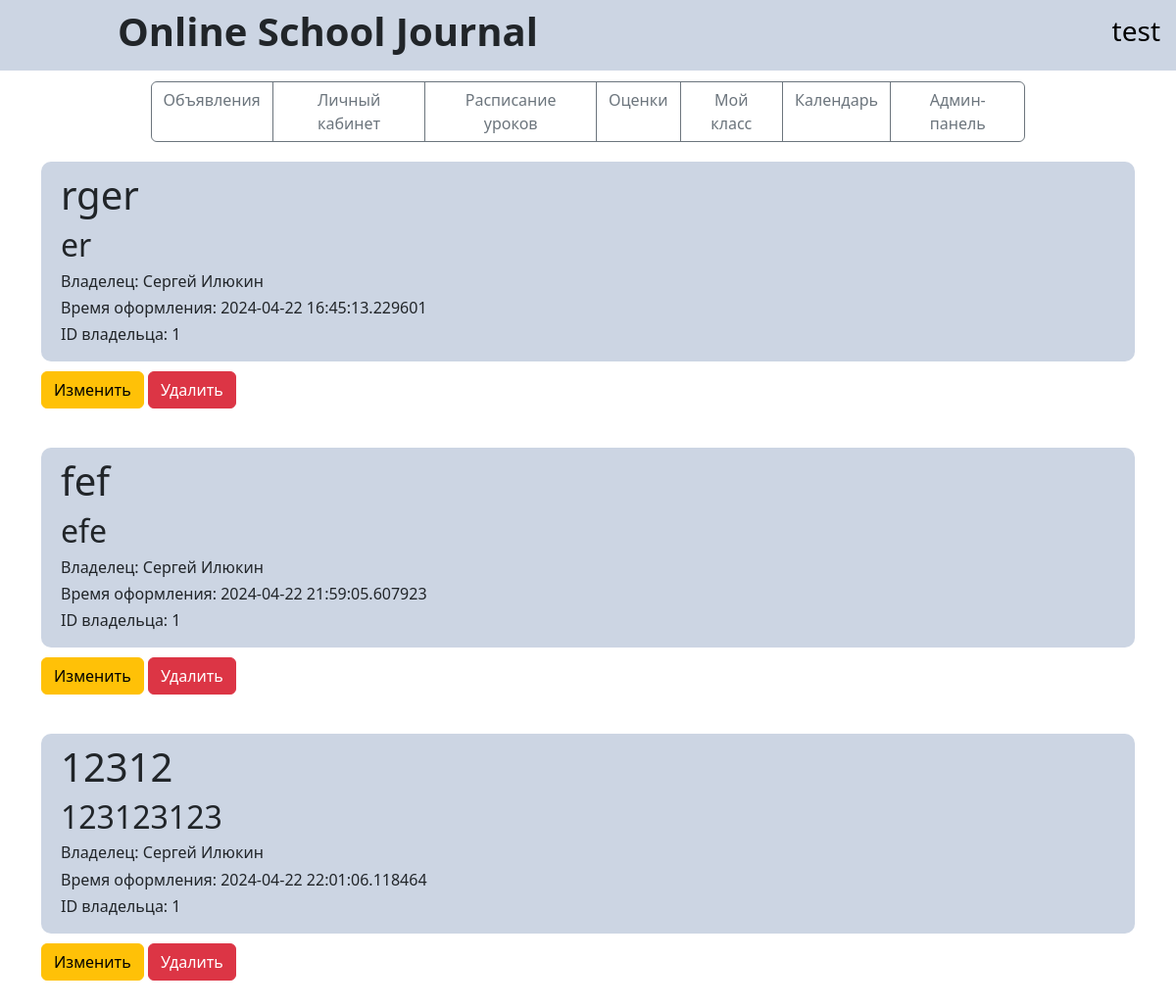
The app's page /menu/ads (signed in) with its own data.
### data/user_forming.py (models this page shows, shortened)
class User(SqlAlchemyBase, UserMixin):
    __tablename__ = 'users'
    id = sqlalchemy.Column(sqlalchemy.Integer,
                           primary_key=True, autoincrement=True)
    role = sqlalchemy.Column(sqlalchemy.String, nullable=True)
    login = sqlalchemy.Column(sqlalchemy.String, nullable=True, unique=True)
    hashed_password = sqlalchemy.Column(sqlalchemy.String, nullable=True)
    surname = sqlalchemy.Column(sqlalchemy.String, nullable=True)
    name = sqlalchemy.Column(sqlalchemy.String, nullable=True)
    age = sqlalchemy.Column(sqlalchemy.Integer, nullable=True)
    address = sqlalchemy.Column(sqlalchemy.String, nullable=True)
    modified_date = sqlalchemy.Column(sqlalchemy.DateTime,
                                      default=datetime.datetime.now)
    class_student = sqlalchemy.Column(sqlalchemy.String, nullable=True)
    marks = orm.relationship("Marks", back_populates='user')

### data/ads_forming.py (models this page shows)
class Ads(SqlAlchemyBase):
    __tablename__ = 'ads'
    id = sqlalchemy.Column(sqlalchemy.Integer,
                           primary_key=True, autoincrement=True)
    owner_id = sqlalchemy.Column(sqlalchemy.Integer,
                                 sqlalchemy.ForeignKey("users.id"))
    ad_name = sqlalchemy.Column(sqlalchemy.String, nullable=True)
    discription = sqlalchemy.Column(sqlalchemy.String, nullable=True)
    date = sqlalchemy.Column(sqlalchemy.DateTime,
                                      default=datetime.datetime.now)
    user = orm.relationship("User")

### main.py (the view)
@app.route("/menu/ads", methods=['GET', 'POST'])
@login_required
def menu_ads():
    if current_user.is_authenticated:
        db_sess = db_session.create_session()
        ads = db_sess.query(Ads).all()
        return render_template("menu_ads.html", current_user=current_user, ads=ads)
    return redirect("/login")

### data/db_session.py (called while the page is built)
def create_session() -> Session:
    global __factory
    return __factory()

### main.py (called while the page is built)
@login_manager.user_loader
def load_user(user_id):
    db_sess = db_session.create_session()
    return db_sess.get(User, user_id)

### templates/menu_ads.html
{% extends "main.html" %}
{% block content %}
{% if ads %}
{% for item in ads %}
<div class="ads" style="background-color: #ccd5e3; box-sizing: border-box; border-radius: 10px 10px 10px 10px; margin-top:20px; margin-bottom:10px">
    <div style="margin-left: 10px; padding: 10px 10px 10px 10px; word-wrap: normal">
    <h1 style="word-wrap: break-word">
        {{item.ad_name}}
    </h1>
    <h2 style="word-wrap: break-word">{{item.discription}}</h2>
    <h6>Владелец: {{current_user.name}} {{current_user.surname}}</h6>
    <h6>Время оформления: {{item.date}}</h6>
    <h6>ID владельца: {{item.owner_id}}</h6>
        </div>
</div>
{% if current_user.is_authenticated and current_user.id == item.owner_id or current_user.role == "admin" %}
    <div style="margin-bottom:40px">
        <a href="/ads/edit/{{ item.id }}" class="btn btn-warning">
            Изменить
        </a>
        <a href="/ads/delete/{{ item.id }}" class="btn btn-danger">
            Удалить
        </a>
    </div>
{% endif %}
{% endfor %}
{% else %}
<h3 style="">Здесь пока пусто...</h3>
{% endif %}
{% endblock %}

### templates/main.html (shortened to what this page needs)
<!doctype html>
<html lang="ru">
<head>
	<link rel="stylesheet" href="/static/css/style.css">
	<link href="https://cdn.jsdelivr.net/npm/bootstrap@5.3.0/dist/css/bootstrap.min.css" rel="stylesheet"
>
</head>
<body>
	<header>
		<nav class="navbar navbar-light">
			<h1 id="title">Online School Journal</h1>
			 {% if current_user.is_authenticated %}
			 <a class="navbar-brand" href="/menu/profile"><h3>{{ current_user.login }}</h3></a>
			 {% endif %}
		</nav>
	</header>
	<main role="main" class="container">
        <div id="tabs" class="btn-group">
            <a href="/menu/ads" class="btn btn-outline-secondary">Объявления</a>
            <a href="/menu/profile" class="btn btn-outline-secondary">Личный кабинет</a>
            <a href="/menu/timetable" class="btn btn-outline-secondary">Расписание уроков</a>
            <a href="/menu/marks" class="btn btn-outline-secondary">Оценки</a>
            <a href="/menu/class" class="btn btn-outline-secondary">Мой класс</a>
            <a href="/menu/calendar" class="btn btn-outline-secondary">Календарь</a>
            {% if current_user.role == "admin" %}
            <a href="/menu/admin" class="btn btn-outline-secondary">Админ-панель</a>
            {% endif %}
        </div>
        {% block content %}{% endblock %}
    </main>
</body>
</html>

### static/css/style.css (style rules this page uses)
nav { background-color:#ccd5e3; }
#title { margin-left: 10%; font-weight: bold }
#tabs { display: flex; margin-left: 10%; margin-right: 10%; margin-top: 1% }

### records on screen
User: login "test", name "Сергей", surname "Илюкин"
Ads: ad_name "rger", discription "er", date "2024-04-22 16:45:13.229601", owner_id "1"
Ads: ad_name "fef", discription "efe", date "2024-04-22 21:59:05.607923", owner_id "1"
Ads: ad_name "12312", discription "123123123", date "2024-04-22 22:01:06.118464", owner_id "1"
